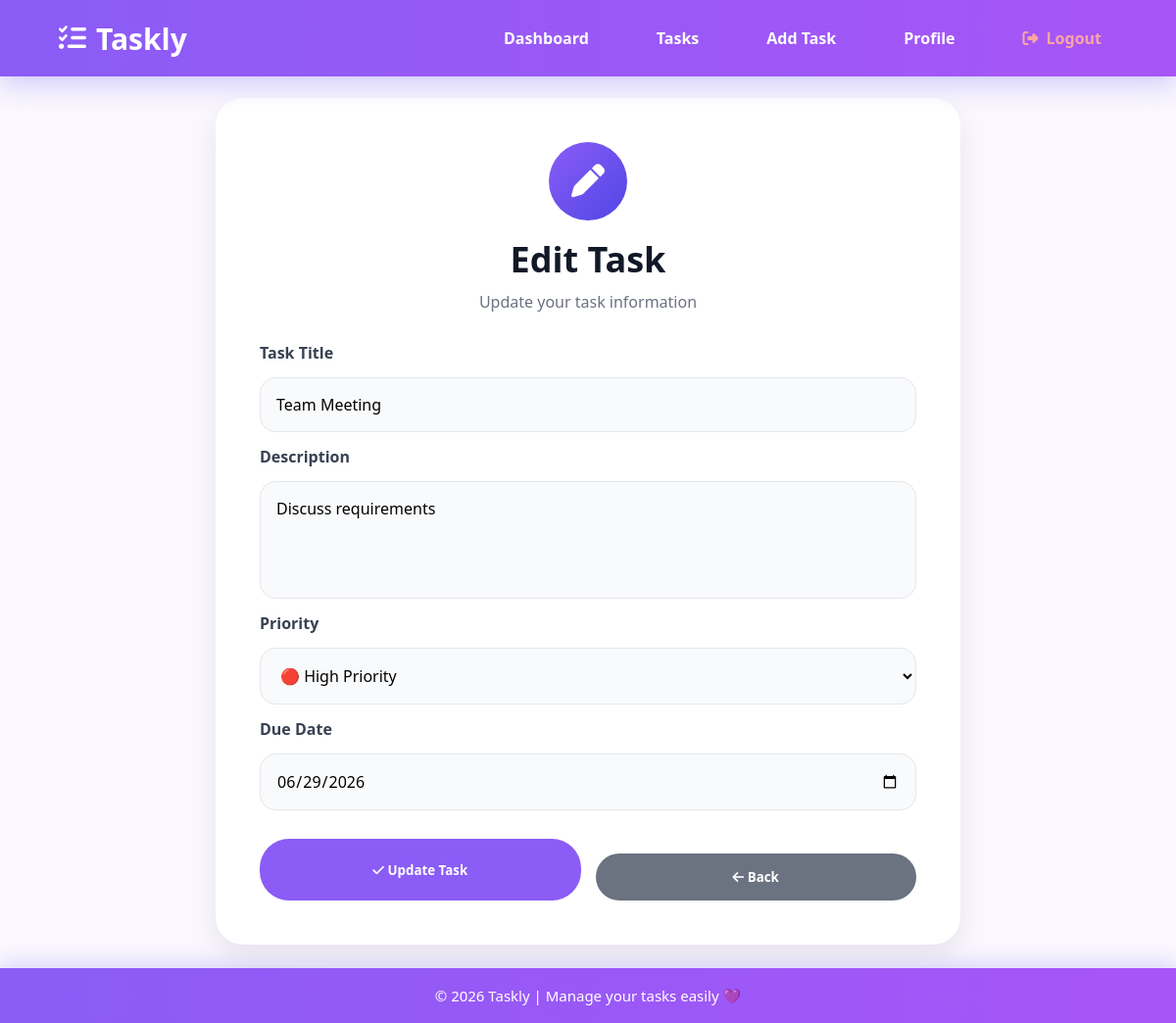
Page /edit-task/10 (signed in) on the earlier database version.
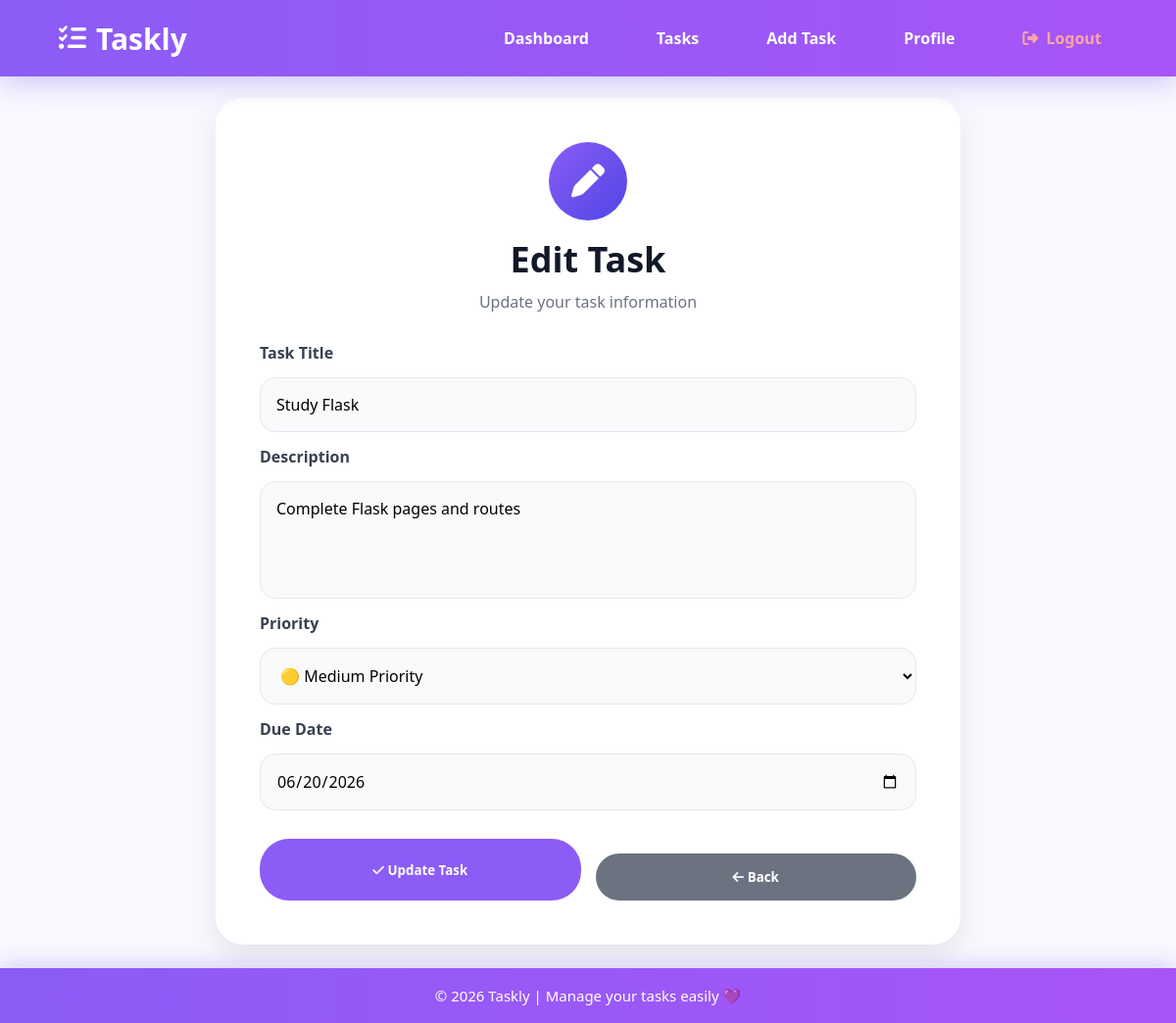
Same page on the later database version.
### tables this page shows
CREATE TABLE tasks (
    id INTEGER PRIMARY KEY AUTOINCREMENT,
    title TEXT NOT NULL,
    description TEXT,
    due_date DATE,
    priority TEXT NOT NULL CHECK(priority IN ('Low', 'Medium', 'High')),
    status TEXT NOT NULL DEFAULT 'In Progress',
    user_id INTEGER NOT NULL,
    FOREIGN KEY (user_id) REFERENCES users(id)
);

### app.py (the view, shortened to what this page needs)
@app.route("/edit-task/<int:task_id>", methods=["GET", "POST"])
def edit_task(task_id):
    if "user_id" not in session:
        return redirect(url_for("login"))
    conn = get_db()
    task = conn.execute(
        "SELECT * FROM tasks WHERE id = ? AND user_id = ?",
        (task_id, session["user_id"])
    ).fetchone()
    if task is None:
        conn.close()
        return "Task not found"
    conn.close()
    return render_template("edit_task.html", task=task)

### app.py (called while the page is built)
def get_db():
    conn = sqlite3.connect("taskly.db")
    conn.row_factory = sqlite3.Row
    return conn

### templates/edit_task.html (shortened to what this page needs)
{% extends "layout.html" %}
{% block content %}
<div class="edit-task-card">
    <div class="edit-task-header">
        <div class="edit-task-icon">
            <i class="fa-solid fa-pen"></i>
        </div>
        <h1>Edit Task</h1>
        <p>Update your task information</p>
    </div>
    <form method="POST" class="task-form">
        <label>Task Title</label>
        <input type="text" name="title" value="{{ task['title'] }}" required>
        <label>Description</label>
        <textarea name="description">{{ task['description'] }}</textarea>
        <label>Priority</label>
        <select name="priority">
            <option value="Medium" {% if task['priority'] == 'Medium' %}selected{% endif %}>🟡 Medium Priority</option>
            <option value="High" {% if task['priority'] == 'High' %}selected{% endif %}>🔴 High Priority</option>
        </select>
        <label>Due Date</label>
        <input type="date" name="due_date" value="{{ task['due_date'] }}" required>
        <div class="form-actions">
            <button type="submit" class="save-btn">
                <i class="fa-solid fa-check"></i>
                Update Task
            </button>
            <button type="button" class="back-btn" onclick="history.back()">
                <i class="fa-solid fa-arrow-left"></i>
                Back
            </button>
        </div>
    </form>
</div>
{% endblock %}

Differences in the rows shown:
changed tasks: title "Team Meeting" → "Study Flask"; description "Discuss requirements" → "Complete Flask pages and routes"; priority "🔴 High Priority" → "🟡 Medium Priority"; due_date "06/29/2026" → "06/20/2026"
